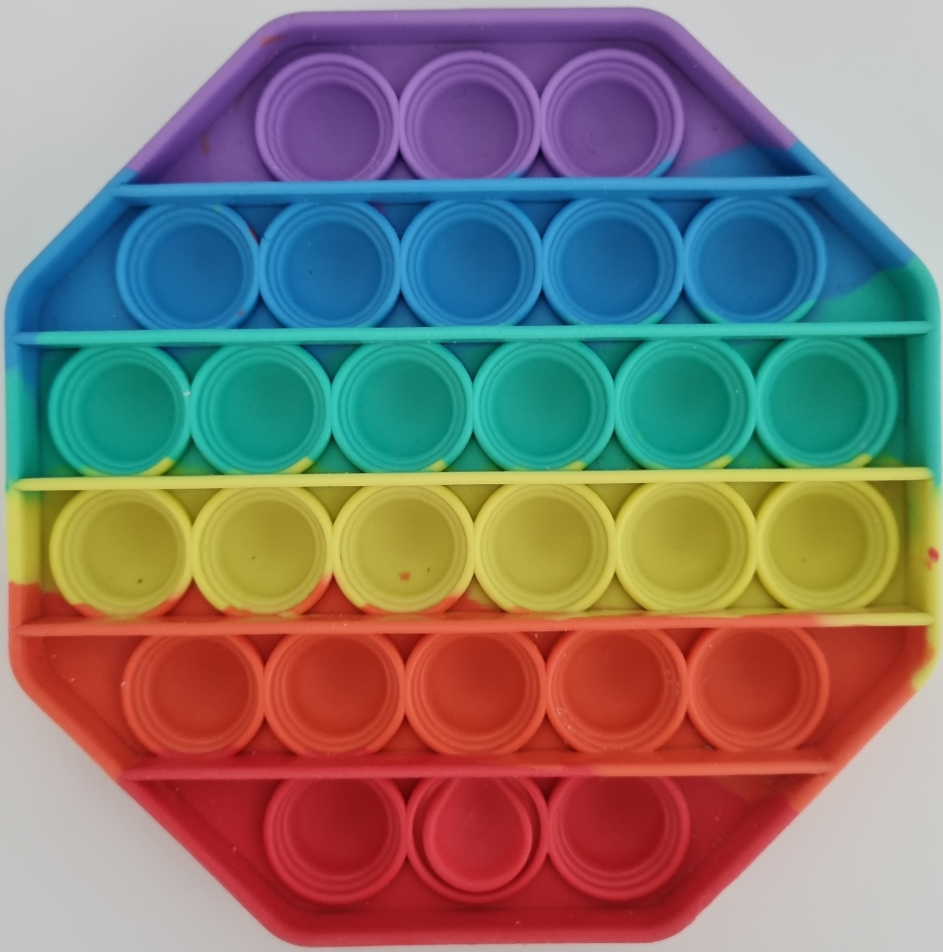
#> input picture pop_ref_001.jpg, 2829 x 2854 px (shown at 1/3 size)
$ python test5.py
#> lines starting #> are read from the running program, lines starting #| are printed output that depends on the picture; after the words box and inside, x2 and y2 are one past the last pixel; in counts of white or black regions, pixels touching at a corner belong together
# -*- coding: utf-8 -*-
"""
Created on Wed Nov 24 04:03:24 2021

@author: Coding
"""
import cv2
import numpy as np

#===== 이미지 열기 ========================================
first = cv2.imread("pop_ref_001.jpg", cv2.IMREAD_COLOR)
#> first is the input picture: shape (2854, 2829, 3); mean B, G, R 115.1, 121.5, 130.7
img = cv2.resize(first, dsize=(500, 500), interpolation=cv2.INTER_AREA)
img_c = img.copy()
img_gray = cv2.cvtColor(img_c, cv2.COLOR_BGR2GRAY)
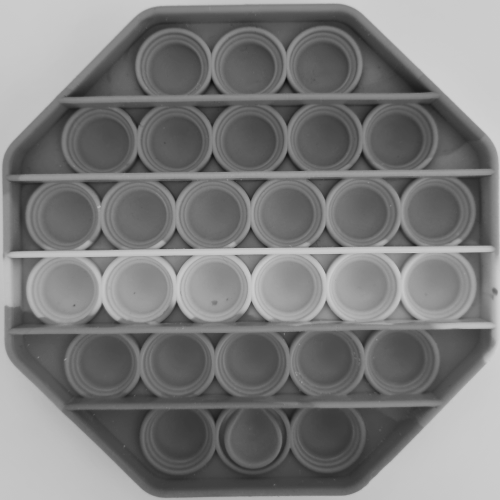
#> img_gray: shape (500, 500); min 13, max 210, mean 123.5
#===== 이미지 이진화 ========================================
threhold = 80 # 이 값보다 픽셀값이 크면 255, 작으면 0으로 변환

#===== Adeptive Treshold ===================================
adapt = cv2.adaptiveThreshold(img_gray,255,cv2.ADAPTIVE_THRESH_GAUSSIAN_C,
cv2.THRESH_BINARY,15,3)
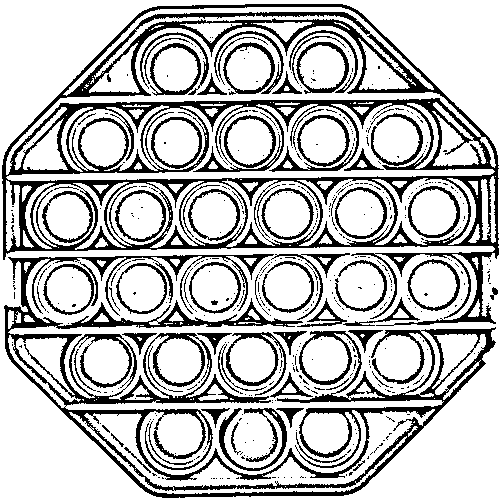
#> adapt: shape (500, 500); 73.9% white; 488 black regions (417 under 20 px), largest, box (x1, y1, x2, y2) and area: (2, 4, 499, 326) 26404, (4, 254, 496, 498) 20088, (219, 408, 287, 471) 1026

#===== 노이즈 재거 ===================================
# denoise = cv2.medianBlur(adapt, 3)
denoise = adapt
# canny = cv2.Canny(adapt, 50, 150)

# 이미지 표시
cv2.imshow("denoise", denoise)
cv2.imshow('GrayScale', img_gray) # 이진화 적용 전
cv2.imshow('Binery(Adeptive)', adapt)
# cv2.imshow('canny', canny)
cv2.waitKey(0) # 키를 누를 때까지 창을 띄워놓음
cv2.destroyAllWindows() # 키보드 자판의 아무 키나 누르면 창이 닫힘

#===== Mopolgy =============================================
# 모폴로지 연산(침식 or 팽창)
kernel_size_row = 2 # 이 값이 커질수록 침식 또는 팽창 효과가 강해집니다 (기본값 : 3)
kernel_size_col = 2 # 이 값이 커질수록 침식 또는 팽창 효과가 강해집니다 (기본값 : 3)
# 3, 5, 7등으로 값을 바꿔서 실행해보세요. cv2.erode()나 cv.dilate를 반복하여 적용하는 것도 가능합니다.
kernel = np.ones((kernel_size_row, kernel_size_col), np.uint8)

erosion_image = cv2.erode(denoise, kernel, iterations=1)  # 침식연산이 적용된 이미지
#> erosion_image: shape (500, 500); 62.4% white; 147 black regions (114 under 20 px), largest, box (x1, y1, x2, y2) and area: (2, 4, 500, 499) 84625, (214, 31, 303, 96) 1927, (219, 408, 305, 472) 1832
                                                           # iterations를 2 이상으로 설정하면 반복 적용됨
dilation_image = cv2.dilate(denoise, kernel, iterations=1)  # 팽창연산이 적용된 이미지
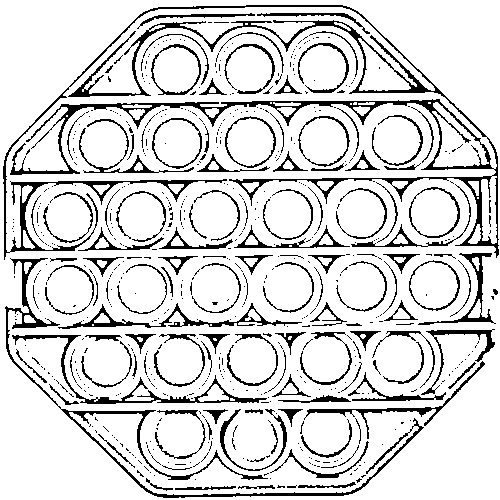
#> dilation_image: shape (500, 500); 85% white; black in thin lines or dots
                                                             # iterations를 2 이상으로 설정하면 반복 적용됨
#==========================================================
denoise2 = cv2.medianBlur(erosion_image, 3)
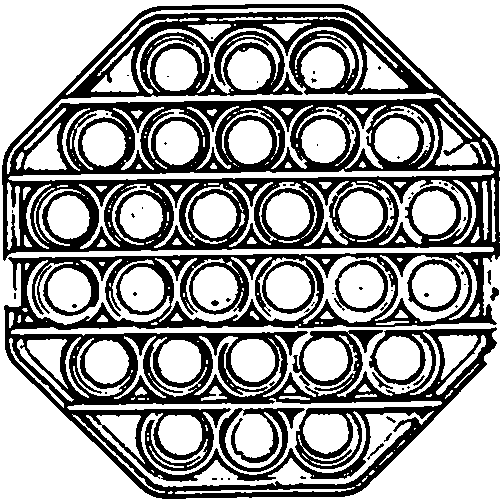
#> denoise2: shape (500, 500); 61.5% white; 60 black regions (46 under 20 px), largest, box (x1, y1, x2, y2) and area: (2, 4, 500, 499) 91570, (219, 408, 305, 472) 1837, (407, 259, 461, 312) 721

Reversed = cv2.bitwise_not(erosion_image)
# cv2.imshow('Negertive', Reversed)       # 색반전
# cv2.waitKey(0)
# cv2.destroyAllWindows()
try:
    # small_circles = cv2.HoughCircles(denoise2, cv2.HOUGH_GRADIENT, 2, 50, \
    #          param1 = 200, param2 = 78, minRadius = 22, maxRadius = 27)
    small_circles = cv2.HoughCircles(denoise2, cv2.HOUGH_GRADIENT, 2, 50, \
             param1 = 200, param2 = 70, minRadius = 22, maxRadius = 27)
#> small_circles = [[139, 289, 23.6], [435, 285, 25.8], [361, 213, 25.8], [361, 285, 25.8], [255, 439, 23.6], [215, 287, 22.8], [251, 363, 25.8], [103, 363, 23.6], [287, 287, 23], [287, 213, 25.8]]
    big_circles = cv2.HoughCircles(denoise2, cv2.HOUGH_GRADIENT, 2, 50, \
             param1 = 90, param2 =85, minRadius = 28, maxRadius = 35)
#> big_circles = 19 rows, first 8: [249, 439, 31.6], [213, 215, 33.8], [183, 363, 33.8], [145, 215, 33.8], [175, 141, 33.8], [181, 67, 33.8], [247, 363, 33.8], [255, 63, 33.8]
    small_circles = np.uint16(np.around(small_circles))
#> small_circles = [[139, 289, 24], [435, 285, 26], [361, 213, 26], [361, 285, 26], [255, 439, 24], [215, 287, 23], [251, 363, 26], [103, 363, 24], [287, 287, 23], [287, 213, 26]]
    big_circles = np.uint16(np.around(big_circles))
#> big_circles = 19 rows, first 8: [249, 439, 32], [213, 215, 34], [183, 363, 34], [145, 215, 34], [175, 141, 34], [181, 67, 34], [247, 363, 34], [255, 63, 34]
    for i in small_circles[0]:
        img_c = cv2.circle(img_c, (i[0].item(), i[1].item()), i[2].item(), (255, 255, 0), 2)
#> this loop made 10 passes
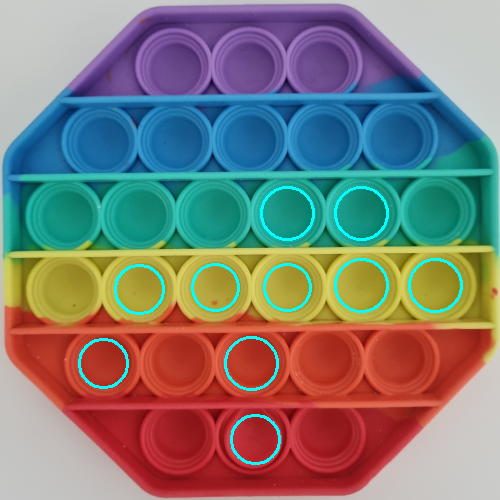
#> img_c: shape (500, 500, 3); mean B, G, R 118.6, 123.9, 128
    for i in big_circles[0]:
        img_c = cv2.circle(img_c, (i[0].item(), i[1].item()), i[2].item(), (255, 0, 255), 2)
#> this loop made 19 passes
#> i on passes 1 to 12: [249, 439, 32], [213, 215, 34], [183, 363, 34], [145, 215, 34], [175, 141, 34], [181, 67, 34], [247, 363, 34], [255, 63, 34], [71, 217, 34], [441, 211, 34], [109, 363, 32], [329, 437, 32]
#> pass 1, `img_c = cv2.circle(img_c, (i[0].item(), i[1].item()), i[2].item(), (25..`:
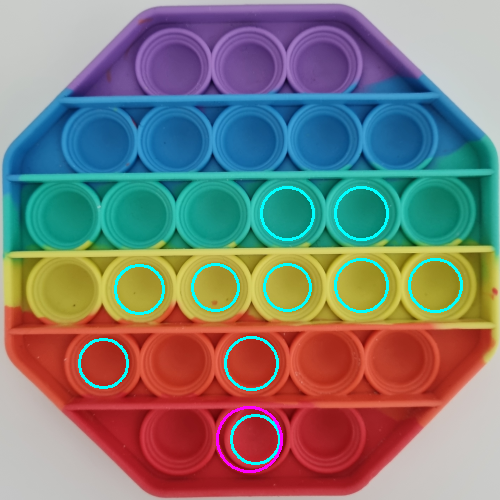
#> img_c: shape (500, 500, 3); 0.24% of pixels changed, all inside (x1, y1, x2, y2) = (216, 406, 283, 473)
#> after the loop:
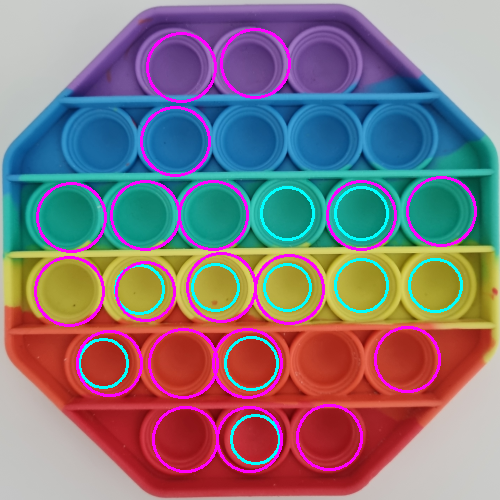
#> img_c: shape (500, 500, 3); mean B, G, R 126, 118.3, 133.8
except:
    circles = 0

cv2.imshow('2.erosion_image', denoise2) # 침식
# cv2.imshow('3.dilation_image', dilation_image) # 팽창
cv2.imshow("DetectionCircles", img_c)
cv2.waitKey(0)
cv2.destroyAllWindows()

$ run again, with pop_ref_002.jpg copied over pop_ref_001.jpg
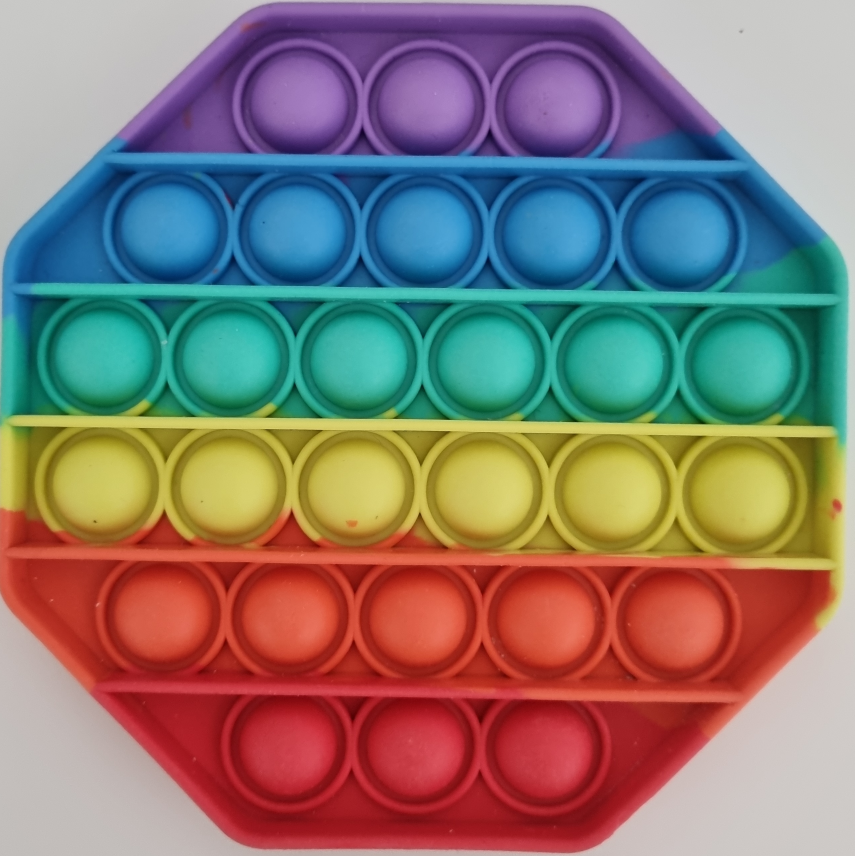
#> input picture pop_ref_002.jpg, 2564 x 2568 px (shown at 1/3 size)
#> first is the input picture: shape (2568, 2564, 3); mean B, G, R 114.5, 120.4, 134.1
#> `adapt = cv2.adaptiveThreshold(img_gray,255,cv2.ADAPTIVE_THRESH_GAUSSIA..`:
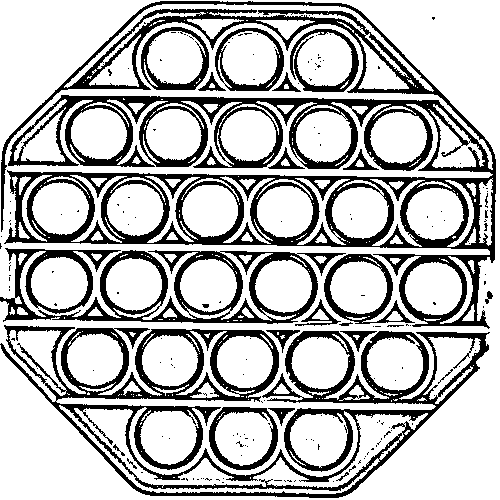
#> adapt: shape (500, 500); 72.5% white; 185 black regions (160 under 20 px), largest, box (x1, y1, x2, y2) and area: (1, 1, 496, 329) 33609, (0, 325, 490, 498) 19044, (0, 248, 346, 324) 7954
#> erosion_image: shape (500, 500); 63.6% white; 101 black regions (83 under 20 px), largest, box (x1, y1, x2, y2) and area: (0, 1, 497, 330) 58363, (0, 325, 491, 499) 27913, (215, 28, 302, 93) 1666
#> dilation_image: shape (500, 500); 81.5% white; 238 black regions (177 under 20 px), largest, box (x1, y1, x2, y2) and area: (2, 2, 496, 328) 17068, (7, 172, 267, 245) 3871, (5, 326, 279, 401) 2928
#> `denoise2 = cv2.medianBlur(erosion_image, 3)`:
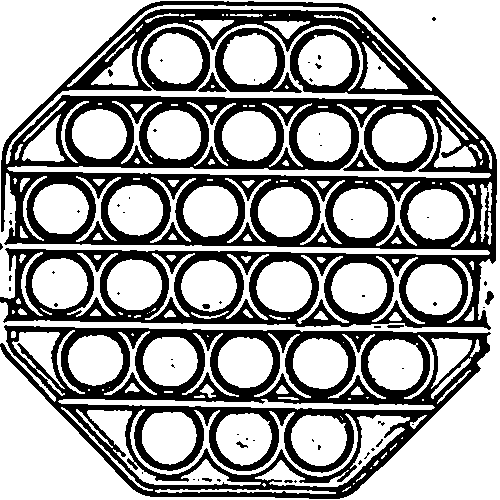
#> denoise2: shape (500, 500); 63.1% white; 63 black regions (48 under 20 px), largest, box (x1, y1, x2, y2) and area: (0, 1, 497, 330) 59545, (0, 325, 491, 499) 28364, (215, 28, 302, 93) 1712
#> small_circles = None

$ run again, with pop_ref_003.jpg copied over pop_ref_001.jpg
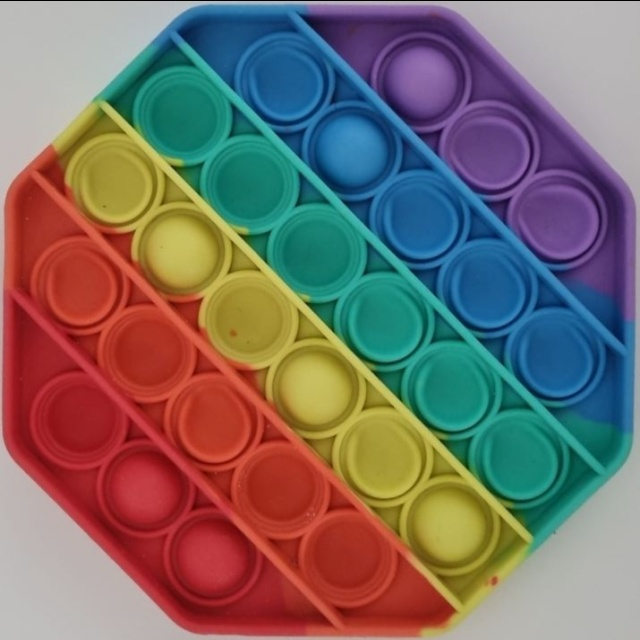
#> input picture pop_ref_003.jpg, 640 x 640 px
#> first is the input picture: shape (640, 640, 3); mean B, G, R 103.9, 108.8, 121.2
#> `adapt = cv2.adaptiveThreshold(img_gray,255,cv2.ADAPTIVE_THRESH_GAUSSIA..`:
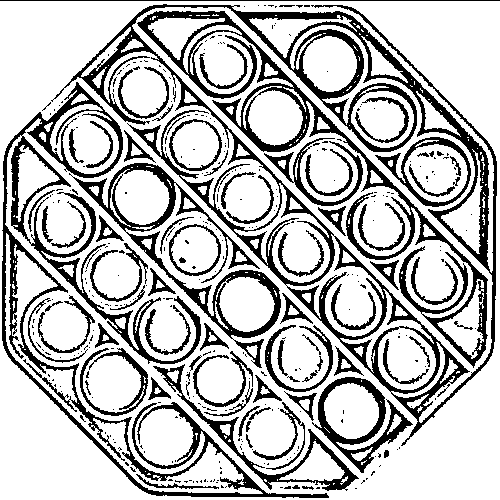
#> adapt: shape (500, 500); 73.5% white; 369 black regions (287 under 20 px), largest, box (x1, y1, x2, y2) and area: (51, 4, 497, 446) 18464, (2, 82, 329, 498) 11936, (137, 11, 488, 368) 8339
#> erosion_image: shape (500, 500); 63.2% white; 172 black regions (118 under 20 px), largest, box (x1, y1, x2, y2) and area: (2, 4, 498, 499) 62881, (153, 351, 360, 492) 5159, (265, 293, 414, 474) 4564
#> dilation_image: shape (500, 500); 83.5% white; 538 black regions (422 under 20 px), largest, box (x1, y1, x2, y2) and area: (139, 12, 488, 366) 3988, (3, 83, 329, 498) 3976, (72, 5, 490, 271) 3782
#> denoise2: shape (500, 500); 62.8% white; 94 black regions (50 under 20 px), largest, box (x1, y1, x2, y2) and area: (2, 4, 498, 499) 65094, (153, 350, 360, 492) 5670, (265, 293, 414, 474) 4599
#> `small_circles = cv2.HoughCircles(denoise2, cv2.HOUGH_GRADIENT, 2, 50, ..`: small_circles = [[195, 145, 22.8], [195, 249, 25.8], [225, 67, 25.8], [221, 381, 25.8], [65, 327, 23.4]]
#> `big_circles = cv2.HoughCircles(denoise2, cv2.HOUGH_GRADIENT, 2, 50, \ ..`: big_circles = [[223, 387, 33.8], [223, 65, 33.8], [329, 171, 29.2], [59, 331, 33.8], [411, 359, 33.8], [439, 169, 31.6], [87, 139, 33.8], [299, 359, 33.8], [383, 113, 33.8], [251, 203, 33.8]]
#> `small_circles = np.uint16(np.around(small_circles))`: small_circles = [[195, 145, 23], [195, 249, 26], [225, 67, 26], [221, 381, 26], [65, 327, 23]]
#> `big_circles = np.uint16(np.around(big_circles))`: big_circles = [[223, 387, 34], [223, 65, 34], [329, 171, 29], [59, 331, 34], [411, 359, 34], [439, 169, 32], [87, 139, 34], [299, 359, 34], [383, 113, 34], [251, 203, 34]]
#> the loop `for i in small_circles[0]:` made 5 passes
#> the loop `for i in big_circles[0]:` made 10 passes
#> after the loop `for i in big_circles[0]:`:
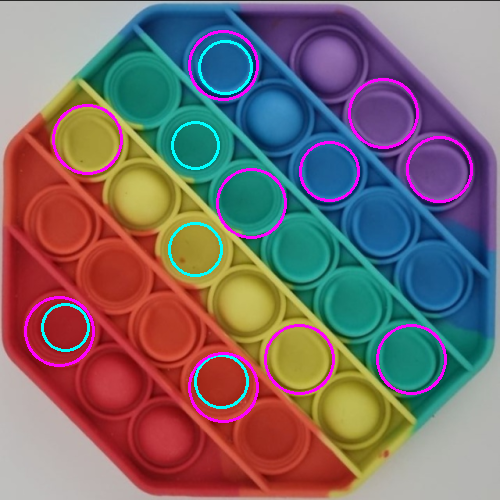
#> img_c: shape (500, 500, 3); mean B, G, R 109.6, 107.8, 124.1

$ run again, with pop_resize_002.jpg copied over pop_ref_001.jpg
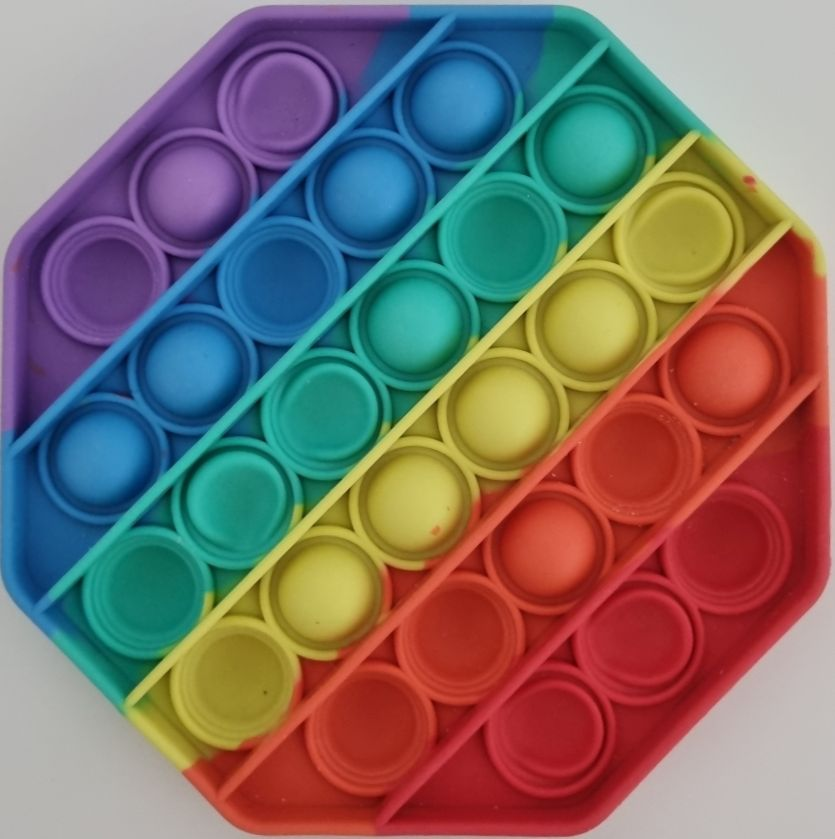
#> input picture pop_resize_002.jpg, 835 x 839 px
#> first is the input picture: shape (839, 835, 3); mean B, G, R 106.3, 111.5, 125
#> adapt: shape (500, 500); 73.4% white; 381 black regions (316 under 20 px), largest, box (x1, y1, x2, y2) and area: (1, 3, 472, 458) 31005, (108, 134, 498, 499) 13366, (109, 212, 336, 439) 5972
#> erosion_image: shape (500, 500); 63.2% white; 180 black regions (129 under 20 px), largest, box (x1, y1, x2, y2) and area: (1, 3, 499, 500) 75535, (40, 81, 151, 202) 2695, (135, 28, 204, 97) 1114
#> dilation_image: shape (500, 500); 83.5% white; 547 black regions (429 under 20 px), largest, box (x1, y1, x2, y2) and area: (9, 11, 361, 361) 6199, (2, 4, 436, 267) 5587, (110, 137, 498, 499) 2479
#> `denoise2 = cv2.medianBlur(erosion_image, 3)`:
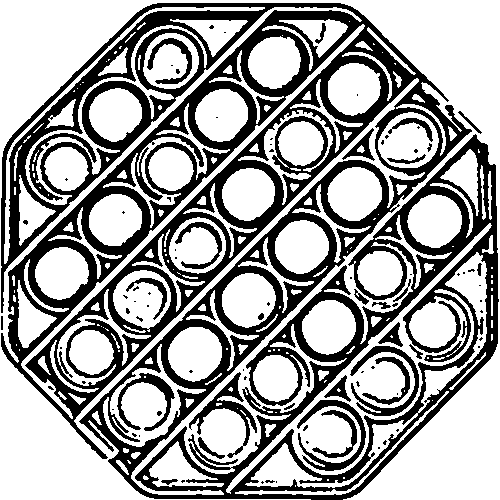
#> denoise2: shape (500, 500); 62.8% white; 90 black regions (60 under 20 px), largest, box (x1, y1, x2, y2) and area: (1, 3, 499, 500) 83256, (189, 372, 257, 458) 1113, (297, 400, 366, 471) 1078
#> small_circles = None
#> big_circles = [[331, 435, 33.8], [169, 61, 33.8], [439, 325, 33.8], [385, 385, 33.8], [59, 163, 29.4], [381, 271, 33.8], [89, 349, 33.8], [275, 377, 33.8], [409, 139, 31.6]]
